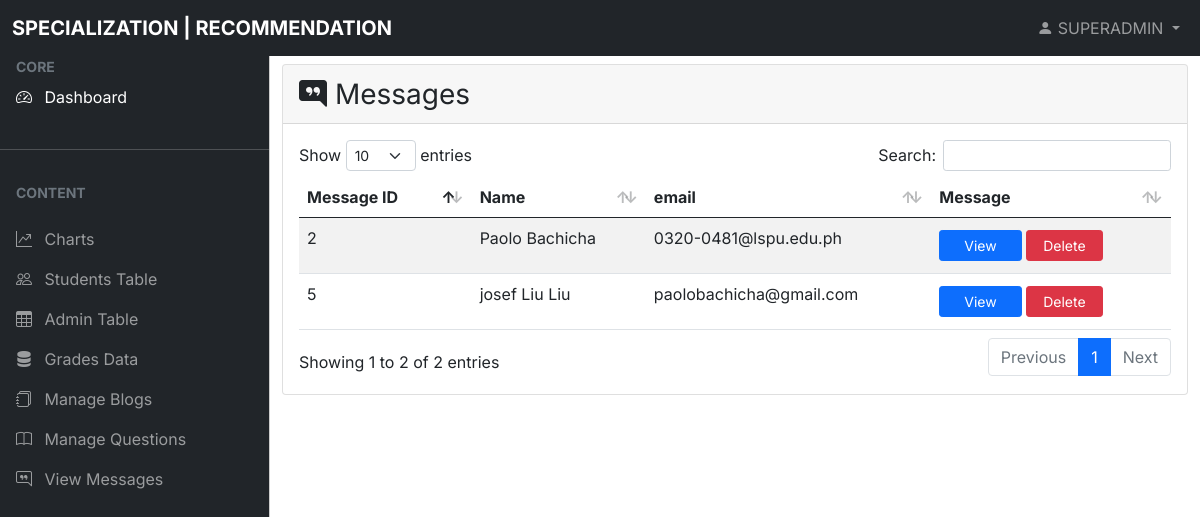
Page /admin/admin-view-messages.php (signed in) on the committed database.
### tables this page shows
CREATE TABLE `admin_acc` (
  `admin_id` int(11) NOT NULL,
  `name` varchar(255) NOT NULL,
  `admin_username` varchar(255) NOT NULL,
  `password` varchar(255) NOT NULL,
  `user_type` varchar(255) NOT NULL
);

CREATE TABLE `contact` (
  `id` int(11) NOT NULL,
  `full_name` varchar(255) NOT NULL,
  `email` varchar(255) NOT NULL,
  `message` text NOT NULL
);

### admin/admin-view-messages.php (the view, shortened to what this page needs)
<?php
$session_id = $_SESSION['id'];
include "config.php";
$query = mysqli_query($conn, "SELECT * FROM `contact`");
$admin_query = mysqli_query($conn, "SELECT * FROM `admin_acc` WHERE admin_id = $session_id");
$fetch = mysqli_fetch_assoc($admin_query);
?>
<!DOCTYPE html>
<html lang="en">
<head>
    <link rel="stylesheet" href="css/bootstrap.min.css" />
    <link rel="stylesheet" href="https://cdn.jsdelivr.net/npm/bootstrap-icons@1.4.1/font/bootstrap-icons.css" />
    <link rel="stylesheet" href="css/dataTables.bootstrap5.min.css" />
    <link rel="stylesheet" href="css/style2.css" />
</head>
<body>
    <?php include "navigation.php"; ?>
    <main class="mt-5 pt-3">
        <div class="container-fluid">
            <div class="row">
                <div class="col-md-12 mb-3">
                    <div class="card">
                        <div class="card-header fs-3">
                            <span><i class="bi bi-chat-right-quote-fill"></i></span> Messages
                        </div>
                        <div class="card-body">
                            <div class="table-responsive">
                                <table id="example" class="table table-striped data-table" style="width: 100%">
                                    <thead>
                                        <tr>
                                            <th>Message ID</th>
                                            <th>Name</th>
                                            <th>email</th>
                                            <th>Message</th>
                                        </tr>
                                    </thead>
                                    <tbody>
                                        <?php while ($row = mysqli_fetch_assoc($query)) { ?>
                                            <tr>
                                                <td><?php echo $row['id'] ?></td>
                                                <td><?php echo $row['full_name'] ?></td>
                                                <td><?php echo $row['email'] ?></td>
                                                <td>
                                                    <button type="button" class="btn btn-primary btn-sm ps-4 pe-4 my-1" data-bs-toggle="modal" data-bs-target="#viewMessage<?php echo $row['id']; ?>">View</button>
                                                    <a href="admin-view-messages.php?delete='<?php echo $row["id"]; ?>'" class="btn btn-danger btn-sm ps-3 pe-3" onclick="return confirm(" are your sure you want to delete this?");"> Delete </a>
                                                </td>
                                            </tr>
                                        <?php } ?>
                                </table>
                            </div>
                        </div>
                    </div>
                </div>
            </div>
        </div>
    </main>
</body>
</html>

### admin/navigation.php (shortened to what this page needs)
<nav class="navbar navbar-expand-lg navbar-dark bg-dark fixed-top">
  <div class="container-fluid">
    <a class="navbar-brand me-auto ms-lg-0 ms-3 text-uppercase fw-bold logo-name" href="#">Specialization | Recommendation</a>
  </div>
</nav>
<nav class="navbar navbar-expand-lg navbar-dark bg-dark fixed-top">
  <div class="container-fluid">
    <a class="navbar-brand me-auto ms-lg-0 ms-3 text-uppercase fw-bold logo-name" href="#">Specialization | Recommendation</a>
    <div class="collapse navbar-collapse" id="topNavBar">
      <ul class="navbar-nav">
        <li class="nav-item dropdown">
          <a class="nav-link dropdown-toggle ms-2" href="#" role="button" data-bs-toggle="dropdown" aria-expanded="false">
            <i class="bi bi-person-fill"> <span style="font-style: normal; text-transform: uppercase;"><?php echo $fetch['admin_username']; ?></span></i>
          </a>
        </li>
      </ul>
    </div>
  </div>
</nav>
<div class="offcanvas offcanvas-start sidebar-nav bg-dark" tabindex="-1" id="sidebar">
  <div class="offcanvas-body p-0">
    <nav class="navbar-dark">
      <ul class="navbar-nav">
        <li>
          <div class="text-muted small fw-bold text-uppercase px-3">
            CORE
          </div>
        </li>
        <li>
          <a href="admin-dashboard.php" class="nav-link px-3 active">
            <span class="me-2"><i class="bi bi-speedometer2"></i></span>
            <span>Dashboard</span>
          </a>
        </li>
        <li class="my-4">
          <hr class="dropdown-divider bg-light" />
        </li>
        <li>
          <div class="text-muted small fw-bold text-uppercase px-3 mb-3">
            Content
          </div>
        </li>
        <li>
          <a href="admin-dashboard.php#charts" class="nav-link px-3">
            <span class="me-2"><i class="bi bi-graph-up"></i></span>
            <span>Charts</span>
          </a>
        </li>
        <li>
          <a href="admin-user-tables.php" class="nav-link px-3">
            <span class="me-2"><i class="bi bi-people"></i></span>
            <span>Students Table</span>
          </a>
        </li>
        <?php if ($fetch['user_type'] == 'superadmin') { ?>
          <li>
            <a href="admin-view-admin.php" class="nav-link px-3">
              <span class="me-2"><i class="bi bi-table"></i></span>
              <span>Admin Table</span>
            </a>
          </li>
        <?php } ?>
        <li>
          <a href="admin-grades-data.php" class="nav-link px-3">
            <span class="me-2"><i class="bi bi-server"></i></span>
            <span>Grades Data</span>
          </a>
        </li>
        <li>
          <a href="admin-manage-blogs.php" class="nav-link px-3">
            <span class="me-2"><i class="bi bi-journals"></i></span>
            <span>Manage Blogs</span>
          </a>
        </li>
        <li>
          <a href="admin-manage-questions.php" class="nav-link px-3">
            <span class="me-2"><i class="bi bi-book"></i></span>
            <span>Manage Questions</span>
          </a>
        </li>
        <li>
          <a href="admin-view-messages.php" class="nav-link px-3">
            <span class="me-2"><i class="bi bi-chat-right-quote"></i></span>
            <span>View Messages</span>
          </a>
        </li>
      </ul>
    </nav>
  </div>
</div>

### admin/css/style2.css (style rules this page uses)
body, button { font-family: "Inter", sans-serif; }
:root { --offcanvas-width: 270px; --topNavbarHeight: 56px; }
.sidebar-nav { width: var(--offcanvas-width); }
hr { color: black; }
@media (min-width: 992px) { body { overflow: auto !important; } }
@media (min-width: 992px) { main { margin-left: var(--offcanvas-width); } }
@media (min-width: 992px) { .sidebar-nav { -webkit-transform: none; transform: none; visibility: visible !important; height: calc(100% - var(--topNavbarHeight)); top: var(--topNavbarHeight); } }

### rows in the picture
admin_acc: admin_username "SUPERADMIN"
contact: id "2", full_name "Paolo Bachicha", email "0320-0481@lspu.edu.ph"
contact: id "5", full_name "josef Liu Liu", email "paolobachicha@gmail.com"
